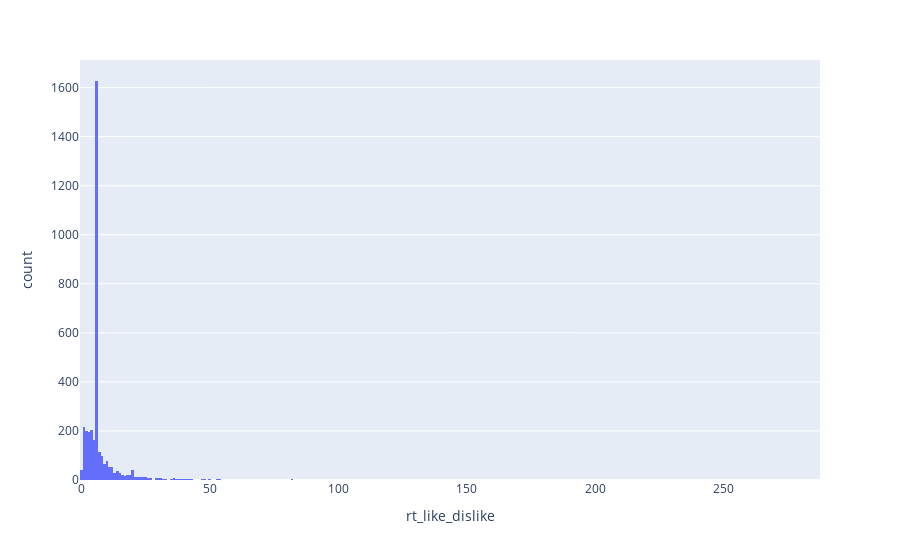

This figure's notebook cell:
### Code cell
# Using plotly.express
import plotly.express as px

fig = px.histogram(df_churn_enriq, x="rt_like_dislike")
fig.show()

### Figure 1 — Plotly figure (JSON) as saved in the notebook; plotly's stock layout.template omitted (floating-point values rounded to 4 significant figures; data arrays with more than 128 entries replaced by an {"elided": "..."} marker saying what was removed)
{"data": [{"alignmentgroup": "True", "bingroup": "x", "hovertemplate": "rt_like_dislike=%{x}<br>count=%{y}<extra></extra>", "legendgroup": "", "marker": {"color": "#636efa", "pattern": {"shape": ""}}, "name": "", "offsetgroup": "", "orientation": "v", "showlegend": false, "type": "histogram", "x": {"elided": "4064 float values"}, "xaxis": "x", "yaxis": "y"}], "layout": {"barmode": "relative", "legend": {"tracegroupgap": 0}, "margin": {"t": 60}, "xaxis": {"anchor": "y", "domain": [0, 1], "title": {"text": "rt_like_dislike"}}, "yaxis": {"anchor": "x", "domain": [0, 1], "title": {"text": "count"}}}}
